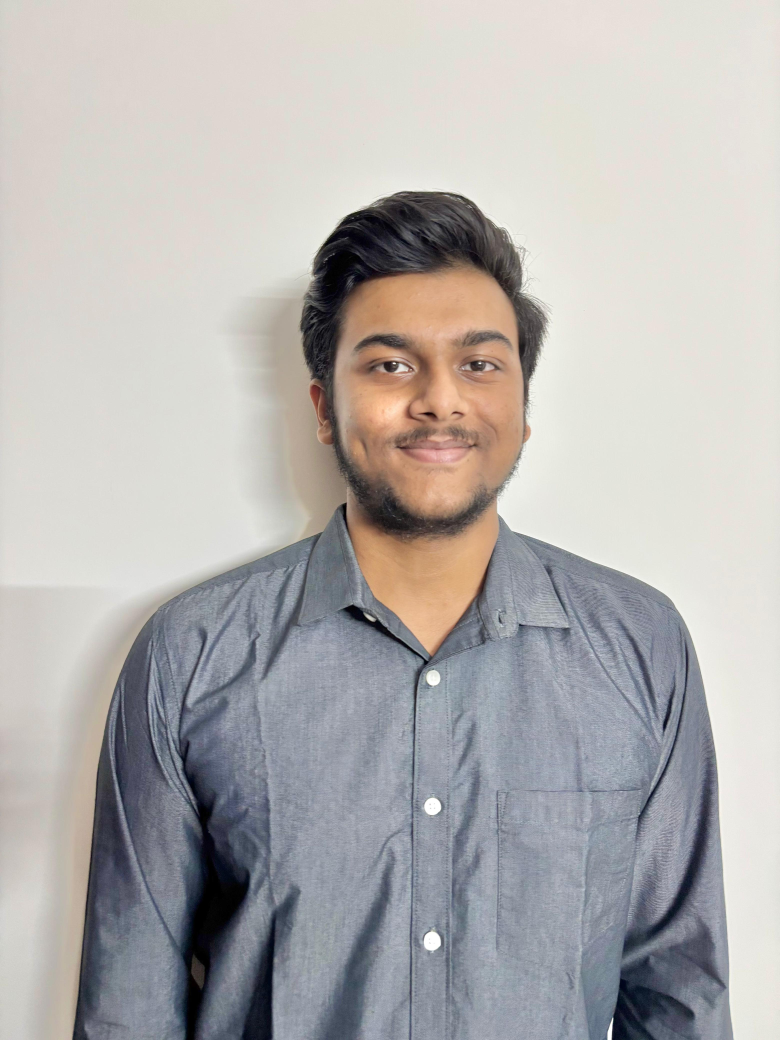
#> input picture backend/uploads/Formal.jpg, 3120 x 4160 px (shown at 1/4 size)
$ python -i preprocessor.py   (imports and definitions only)
#> lines starting #> are read from the running program, lines starting #| are printed output that depends on the picture
import cv2
import os
from PIL import Image
import numpy as np

PROCESSED_FOLDER = os.path.join(os.path.dirname(__file__), 'uploads', 'processed')

def process_image(image_path, width=640, height=480):
#> called with image_path = 'uploads/Formal.jpg', width = 640, height = 480
    pil_image = Image.open(image_path).convert('RGB')
#> pil_image is the input picture: PIL image 3120x4160 RGB; mean R, G, B 179.8, 177.1, 175.8
    image = cv2.cvtColor(np.array(pil_image), cv2.COLOR_RGB2BGR)
    if image is None:
        print(f"Error: Could not read image at {image_path}")
        return None

    gray = cv2.cvtColor(image, cv2.COLOR_BGR2GRAY)
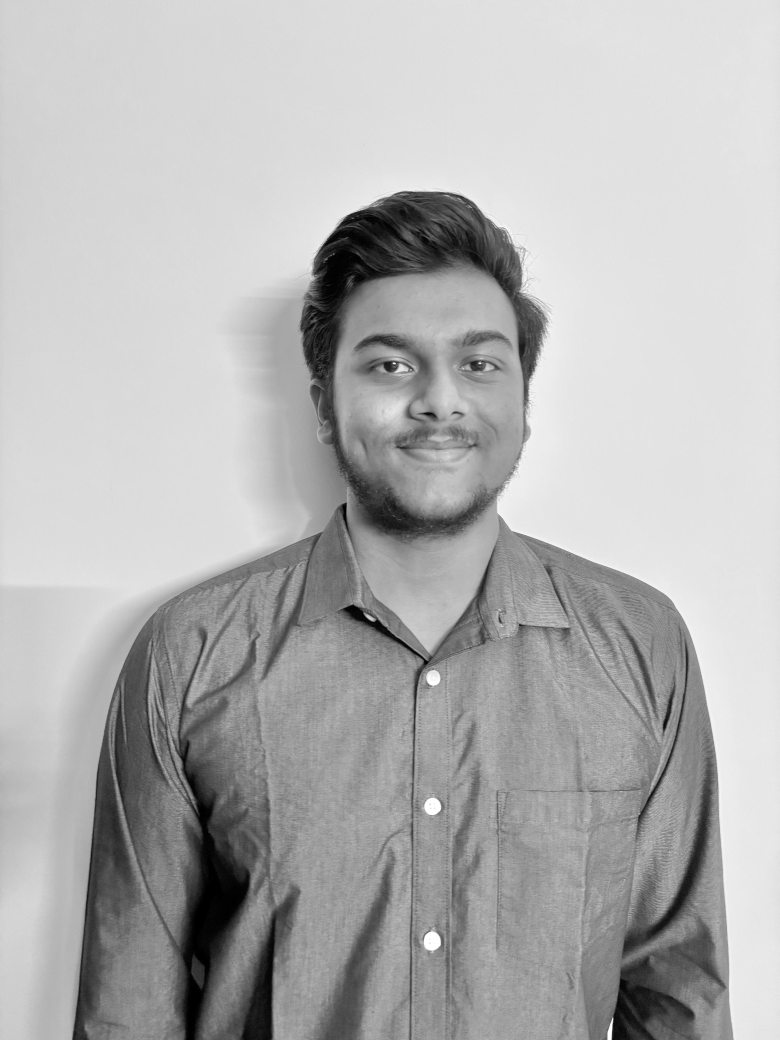
#> gray: shape (4160, 3120) (shown at 1/4 size); min 0, max 255, mean 177.8

    resized = cv2.resize(gray, (width, height))
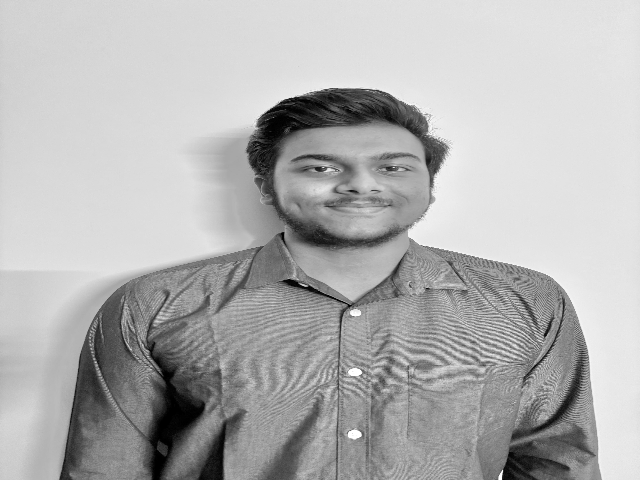
#> resized: shape (480, 640); min 0, max 255, mean 177.8

    blurred = cv2.GaussianBlur(resized, (5, 5), 0)

    filename = os.path.basename(image_path)
    save_path = os.path.join(PROCESSED_FOLDER, filename)
    cv2.imwrite(save_path, blurred)

    print(f"Processed image saved to: {save_path}")
    return save_path

def subtract_background(image_path):
    image = cv2.imread(image_path, cv2.IMREAD_GRAYSCALE)

    if image is None:
        print(f"Error: Could not read image at {image_path}")
        return None

    fg_mask = bg_subtractor.apply(image)

    filename = "bg_" + os.path.basename(image_path)
    save_path = os.path.join(PROCESSED_FOLDER, filename)
    cv2.imwrite(save_path, fg_mask)

    print(f"Background subtracted image saved to: {save_path}")
    return save_path

>>> result = process_image('uploads/Formal.jpg')

$ run again, on backend/uploads/download.jpg
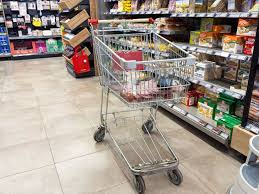
#> input picture backend/uploads/download.jpg, 259 x 194 px
#> in process_image, pil_image is the input picture: PIL image 259x194 RGB; mean R, G, B 160.5, 148.7, 138.8
#> in process_image, `gray = cv2.cvtColor(image, cv2.COLOR_BGR2GRAY)`:
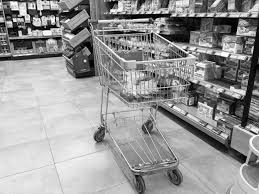
#> gray: shape (194, 259); min 0, max 255, mean 151.1
#> in process_image, `resized = cv2.resize(gray, (width, height))`:
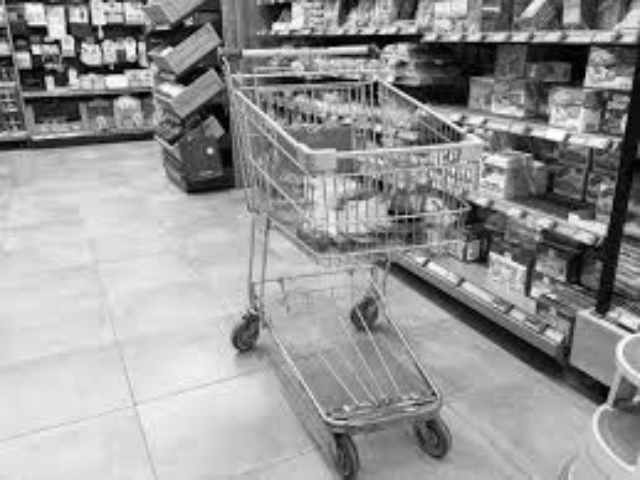
#> resized: shape (480, 640); min 0, max 254, mean 151

$ run again, on backend/uploads/download_1.jpg
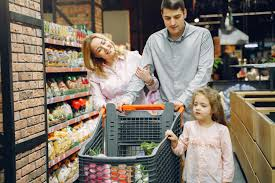
#> input picture backend/uploads/download_1.jpg, 275 x 183 px
#> in process_image, pil_image is the input picture: PIL image 275x183 RGB; mean R, G, B 128.8, 117.6, 104.9
#> in process_image, `gray = cv2.cvtColor(image, cv2.COLOR_BGR2GRAY)`:
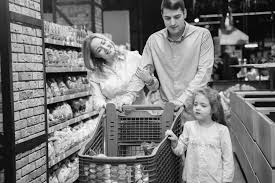
#> gray: shape (183, 275); min 0, max 255, mean 119.5
#> in process_image, `resized = cv2.resize(gray, (width, height))`:
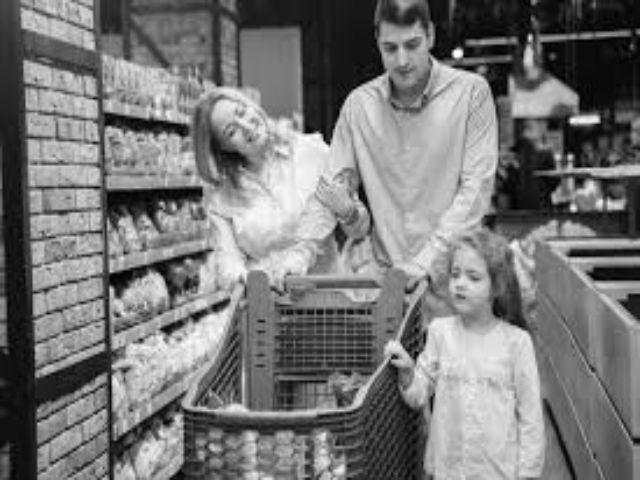
#> resized: shape (480, 640); min 1, max 254, mean 119.4
